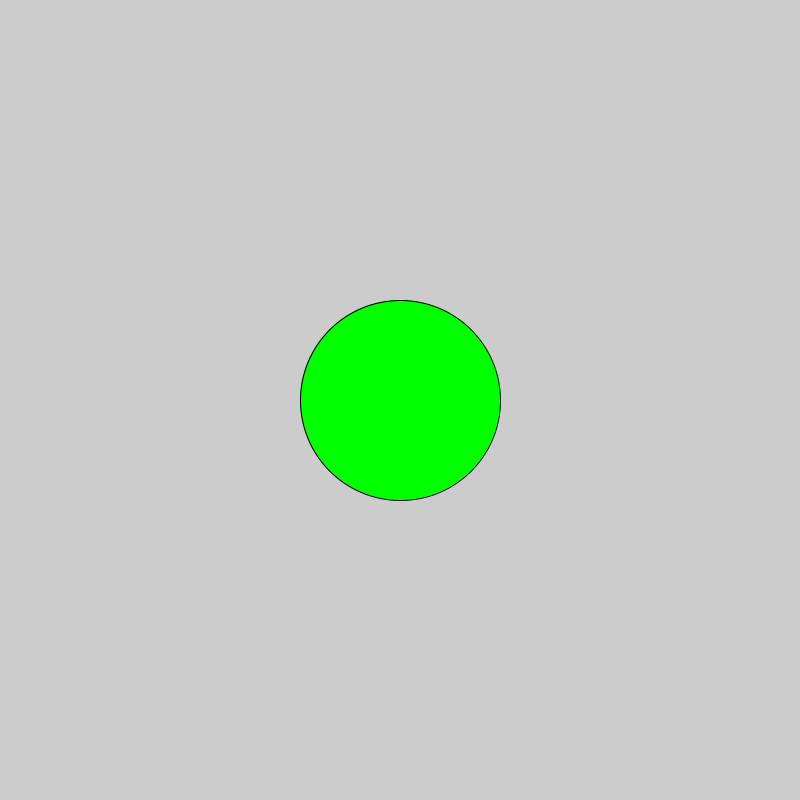
Frame 1 (no input)
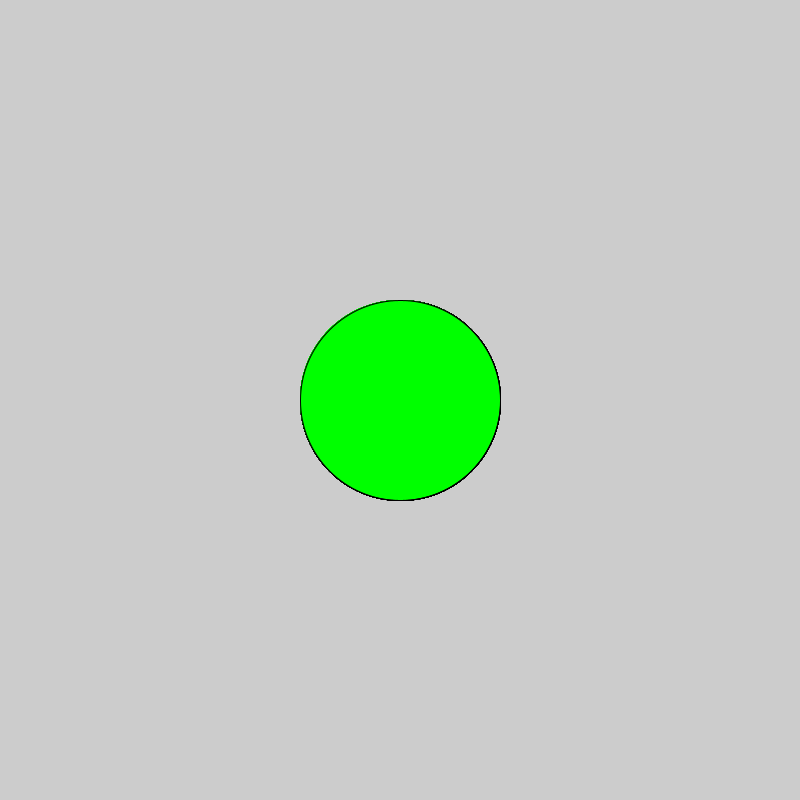
Frame 60 (the mouse pressed at the canvas centre just before this capture)
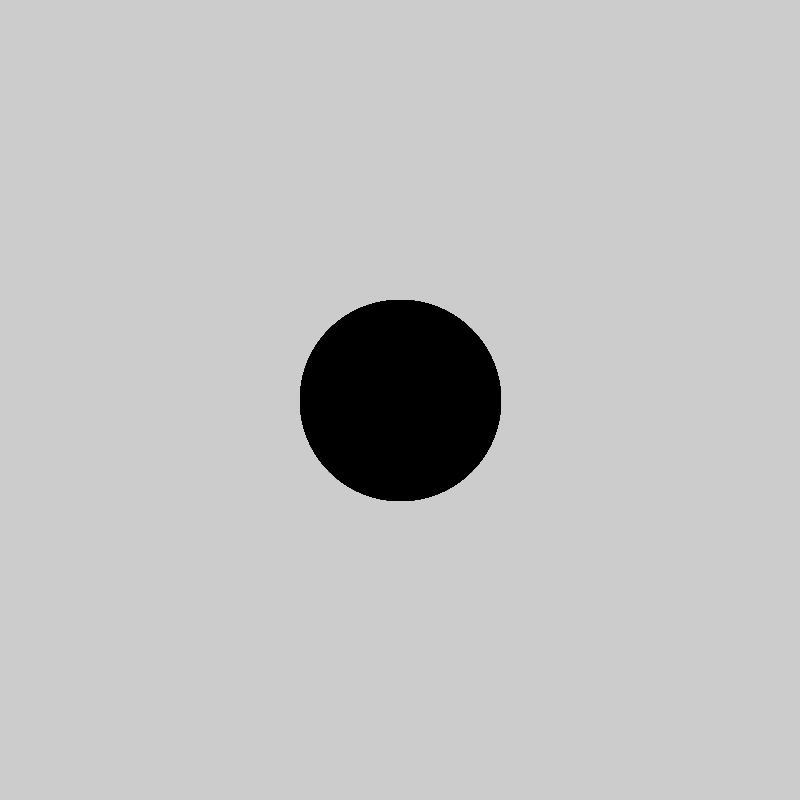
Frame 120 (the mouse held since frame 60 and released just before this capture)

The Processing sketch that drew these frames (run headless with seeded random() and noise(); from frame 60 on, the mouse is pressed at the canvas centre):

// Processing sketch: sketch_171014c
// ── sketch_171014c.pde
void setup(){
  size(800,800);
  
  
  
  
  
  
  
  
  
  
  
  
  
  
  
  
  
  
}

void draw(){
  fill(0,255,0);
  if(mousePressed){
    fill(#000000);
    ellipse(400,400,200,200);

    
    
    
    
    
    
    
    
  }
  
  
  
  
  
  ellipse(400,400,200,200);
}
